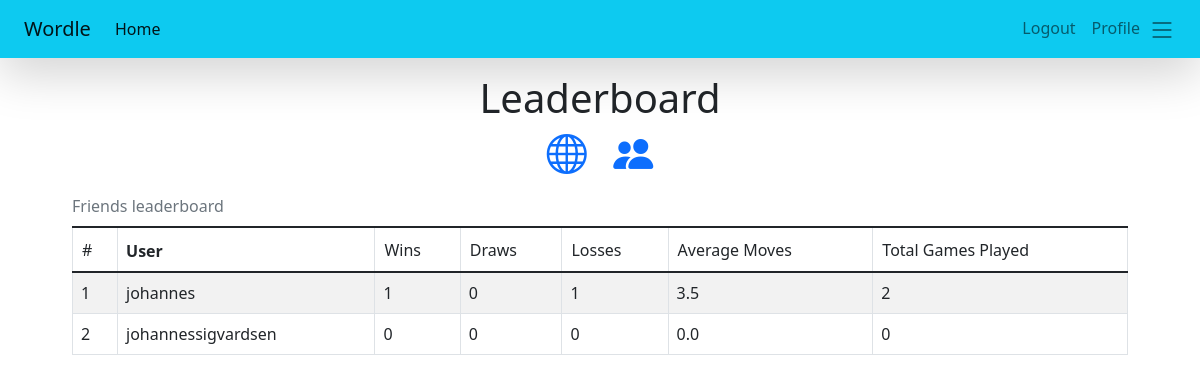
The page /accounts/leaderboard/friends (signed in) on the database its author committed.
### accounts/models.py (models this page shows, shortened)
class Profile(models.Model):
    user = models.OneToOneField(settings.AUTH_USER_MODEL, on_delete=models.CASCADE, related_name='profile_user')
    wins = models.IntegerField(default=0, name="wins")
    draws = models.IntegerField(default=0, name="draws")
    losses = models.IntegerField(default=0, name="losses")
    total_guesses = models.IntegerField(default=0, name="total_guesses")
    total_games = models.IntegerField(default=0, name="total_games")
    av_moves = models.FloatField(default=0, name='av_moves')
    def __str__(self):
        return(self.user.username)

### accounts/views.py (the view)
# urls.py: path('leaderboard/<str:leaderboard_type>', views.leaderboard, name='leaderboard'),
@login_required
def leaderboard(request, leaderboard_type="global"):
    if leaderboard_type == "friends":
        user = request.user
        friends = FriendList.objects.get(user=user).friends.all()
        profiles = Profile.objects.filter(user__in = friends)
        user_profile = Profile.objects.filter(user=request.user)
        profiles = profiles.union(user_profile).order_by('-wins')
        counter = itertools.count(1)
        stats = [[user.wins, user.draws, user.losses, user, next(counter), user.av_moves, user.total_games] for user in profiles]
        type_ = "Friends"
    elif leaderboard_type == "global":
        counter = itertools.count(1)
        profiles = Profile.objects.all().order_by('-wins')
        stats = [[user.wins, user.draws, user.losses, user, next(counter), user.av_moves, user.total_games] for user in profiles]
        type_ = "Global"
    context = {
        'profiles': profiles,
        'stats': stats,
        'type': type_
        }
    return render(request, 'leaderboard.html', context)

### templates/leaderboard.html (shortened to what this page needs)
{% extends 'base.html' %}
{% block content %}
<div class="text-center">
    <h1>Leaderboard<h1>
            <a href="{% url 'leaderboard' leaderboard_type='global'%}"><i class="bi bi-globe mx-2"></i></a>
            <a href="{% url 'leaderboard' leaderboard_type='friends'%}"><i class="bi bi-people-fill mx-2"></i></a>
</div>
<div class="d-flex p-4 justify-content-center pt-0">
    <div class="col mx-5">
        <table class="table table-hover table-bordered table-striped caption-top" id="table">
            <caption>{{type}} leaderboard</caption>
            <thead>
                <th scope="col" onclick="sortTable(0)"><a class="btn p-0 m-0">#</a></th>
                <th scope="col" onclick="sortTable(1)"><a>User</a></th>
                <th scope="col" onclick="sortTable(2)"><a class="btn p-0 m-0">Wins</a></th>
                <th scope="col" onclick="sortTable(3)"><a class="btn p-0 m-0">Draws</a></th>
                <th scope="col" onclick="sortTable(4)"><a class="btn p-0 m-0">Losses</a></th>
                <th scope="col" onclick="sortTable(5)"><a class="btn p-0 m-0">Average Moves</a></th>
                <th scope="col" onclick="sortTable(6)"><a class="btn p-0 m-0">Total Games Played</a></th>
            </thead>
            <tbody>
                {% for win, draw, loss, user, counter, av_moves, total_games in stats %}
                <tr>
                    <td>{{counter}}</td>
                    <td>{{user}}</td>
                    <td>{{win}}</td>
                    <td>{{draw}}</td>
                    <td>{{loss}}</td>
                    <td>{{av_moves}}</td>
                    <td>{{total_games}}</td>
                </tr>
                {% endfor %}
            </tbody>
        </table>
    </div>
</div>
{% endblock %}

### rows shown on the page
Profile: counter "1", user.username "johannes", win "1", draws "0", loss "1", av_moves "3.5", total_games "2"
Profile: user "2", user.username "johannessigvardsen", win "0", draw "0", loss "0", av_moves "0.0", total_games "0"

### other values the page prints
{{ type }} "Friends"
